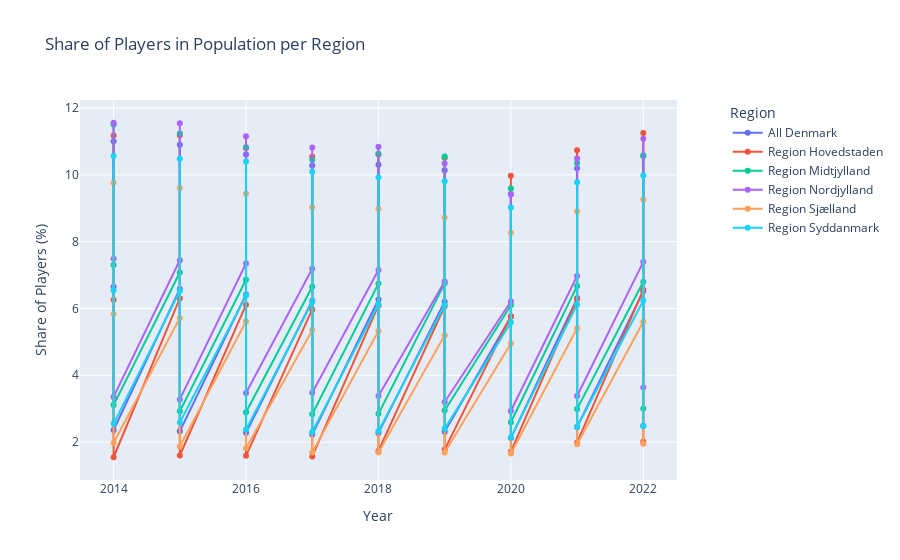

The notebook cell saved with this chart:
### Markdown cell above
**Making a plot of the share of players in each region compared to the population in the given region.**

The plot as well is interactive. Click the names in the legend to hide/show the data for a specific region or All Denmark.

### Code cell
from dataproject import calculate_player_share, plot_share_data

# Calculate the share of players in population
processed_df = calculate_player_share(merged_df)

# Plot the data
plot_share_data(processed_df)
